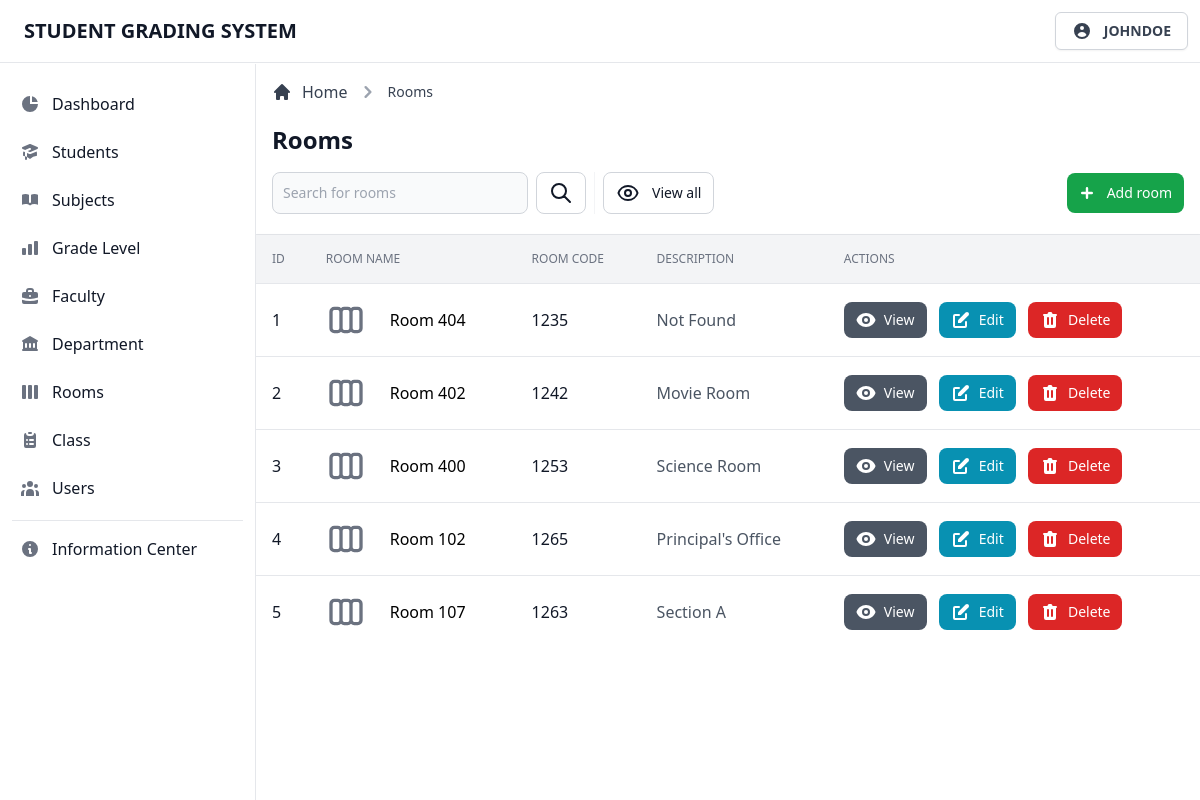
Screenshot of /admin/view/rooms.php (signed in) with the database file from the repository.
### tables this page shows
CREATE TABLE `tblrooms` (
  `room_id` int(11) NOT NULL,
  `room_code` int(11) NOT NULL,
  `room_name` varchar(255) NOT NULL,
  `room_desc` varchar(255) DEFAULT NULL
);

### admin/database/database.classes.php (called while the page is built)
<?php
class Dbh
{
  private $hostname = 'localhost';
  private $username = 'root';
  private $password = '';
  private $dbname = 'dbgradingsystem';
  public function connect()
  {
    try {
      $dbh = new PDO('mysql:host=' . $this->hostname . ';dbname=' . $this->dbname, $this->username, $this->password);
      return $dbh;
    } catch (PDOException $e) {
      print "Error!: " . $e->getMessage() . "<br>";
      die();
    }
  }
}

### admin/classes/display-data.classes.php (called while the page is built, shortened)
<?php
class DisplayRooms extends Dbh
{
  protected function getRooms()
  {
    $sql = 'SELECT * FROM tblrooms;';
    $stmt = $this->connect()->query($sql);
    $result = 0;
    if (!$stmt) {
      $stmt = null;
      header('Location: ../view/rooms.php?error=stmtfailed');
      exit;
    } else {
      while ($row = $stmt->fetchAll(PDO::FETCH_ASSOC)) {
        $result = $row;
      }
      return $result;
    }
    return $result;
  }
}

### admin/controller/display-data.contr.php (called while the page is built, shortened)
<?php
class DisplayRoomsContr extends DisplayRooms
{
  public function fetchData()
  {
    $result = $this->getRooms();
    return $result;
  }
}

### admin/page/rooms/rooms-table.php (the view, shortened to what this page needs)
<div class="flex flex-col min-w-full overflow-hidden overflow-x-auto align-middle shadow">
  <table class="min-w-full divide-y divide-gray-200 table-fixed">
    <thead class="bg-gray-100">
      <tr>
        <th scope="col" class="p-4 text-xs font-medium text-left text-gray-500 uppercase">
          ID
        </th>
        <th scope="col" class="p-4 text-xs font-medium text-left text-gray-500 uppercase">
          Room Name
        </th>
        <th scope="col" class="p-4 text-xs font-medium text-left text-gray-500 uppercase">
          Room Code
        </th>
        <th scope="col" class="p-4 text-xs font-medium text-left text-gray-500 uppercase">
          Description
        </th>
        <th scope="col" class="p-4 text-xs font-medium text-left text-gray-500 uppercase">
          Actions
        </th>
      </tr>
    </thead>
    <tbody class="bg-white divide-y divide-gray-200">
      <?php foreach ($result as $data) : ?>
        <tr class="hover:bg-gray-100 group">
          <td class="p-4 text-base font-normal text-gray-900 whitespace-nowrap">
            <div class="flex items-center">
              <?= $data['room_id']; ?>
            </div>
          </td>
          <td class="flex items-center p-4 mr-12 space-x-6 whitespace-nowrap lg:mr-0">
            <div class="flex items-center capitalize">
              <?= $data['room_name']; ?>
            </div>
          </td>
          <td class="p-4 text-base font-normal text-gray-900 whitespace-nowrap">
            <div class="flex items-center">
              <?= $data['room_code']; ?>
            </div>
          </td>
          <td class="p-4 text-base font-normal text-gray-600 whitespace-nowrap">
            <div class="flex items-center capitalize">
              <?= $data['room_desc']; ?>
            </div>
          </td>
          <td class="p-4 space-x-2 whitespace-nowrap">
            <button type="button" data-view-button data-code="<?= $data['room_code']; ?>" data-name="<?= $data['room_name']; ?>" data-desc="<?= $data['room_desc']; ?>" class="inline-flex items-center px-3 py-2 text-sm font-medium text-center text-white bg-gray-600 rounded-lg hover:bg-gray-700 focus:ring-4 focus:ring-gray-200">
              View
            </button>
            <button type="button" data-edit-button data-id="<?= $data['room_id']; ?>" data-code="<?= $data['room_code']; ?>" data-name="<?= $data['room_name']; ?>" data-desc="<?= $data['room_desc']; ?>" class="inline-flex items-center px-3 py-2 text-sm font-medium text-center text-white rounded-lg bg-cyan-600 hover:bg-cyan-700 focus:ring-4 focus:ring-cyan-200">
              Edit
            </button>
            <button type="button" data-id="<?= $data['room_id']; ?>" data-delete-button class="inline-flex items-center px-3 py-2 text-sm font-medium text-center text-white bg-red-600 rounded-lg hover:bg-red-800 focus:ring-4 focus:ring-red-300">
              Delete
            </button>
          </td>
        </tr>
      <?php endforeach; ?>
    </tbody>
  </table>
</div>

### admin/view/rooms.php (shortened to what this page needs)
<?php
$user = $_SESSION['useruid'];
include_once '../database/database.classes.php';
include_once '../classes/display-data.classes.php';
include_once '../controller/display-data.contr.php';
$display = new DisplayRoomsContr;
$page = $search = $table = $breadcrumb1 = $link = 'rooms';
$btn = $modal = 'room';
$searchlink = 'rooms.php';
$breadcrumblink = '#';
?>
<!DOCTYPE html>
<html lang="en">
<head>
  <link rel="stylesheet" href="../../app/css/tailwind.css">
</head>
<body>
  <?php include_once '../templates/navbar.php'; ?>
  <div class="flex pt-16 overflow-hidden bg-white">
    <?php include_once '../templates/sidebar.php'; ?>
    <div id="main-content" class="relative w-full h-full ml-64 overflow-y-auto bg-gray-50">
      <main>
        <?php
        include_once '../templates/header.php';
        include_once '../includes/display-data.inc.php';
        ?>
      </main>
    </div>
  </div>
</body>
</html>

### admin/templates/navbar.php (shortened to what this page needs)
<header class="fixed z-30 w-full bg-white border-b border-gray-200">
  <nav class="flex items-center justify-between p-3">
    <div class="flex items-center justify-start">
      <a href="#" class="ml-3 text-xl font-bold text-gray-900 uppercase transition duration-75">Student Grading System</a>
    </div>
    <div class="relative text-left group">
      <button type="button" class="flex items-center justify-center w-full px-4 py-2 text-sm font-medium text-gray-700 bg-white border border-gray-300 rounded-md shadow-sm" id="menu-button" aria-expanded="true" aria-haspopup="true">
        <svg xmlns="http://www.w3.org/2000/svg" class="w-5 h-5" viewBox="0 0 20 20" fill="currentColor">
          <path fill-rule="evenodd" d="M18 10a8 8 0 11-16 0 8 8 0 0116 0zm-6-3a2 2 0 11-4 0 2 2 0 014 0zm-2 4a5 5 0 00-4.546 2.916A5.986 5.986 0 0010 16a5.986 5.986 0 004.546-2.084A5 5 0 0010 11z" clip-rule="evenodd" />
        </svg>
        <span class="flex-1 ml-3 font-semibold uppercase whitespace-nowrap"><?= $user; ?></span>
      </button>
    </div>
  </nav>
</header>

### admin/templates/sidebar.php (shortened to what this page needs)
<aside id="sidebar" class="fixed top-0 left-0 z-20 flex flex-col flex-shrink-0 w-64 h-full pt-16" aria-label="Sidebar">
  <div class="relative flex flex-col flex-1 min-h-0 pt-0 bg-white border-r border-gray-200">
    <div class="flex flex-col flex-1 pt-5 pb-4 overflow-y-auto">
      <div class="flex-1 px-3 space-y-1 bg-white divide-y">
        <ul class="pb-2 space-y-2">
          <li>
            <a href="../view/dashboard.php" class="flex items-center p-2 text-base font-normal text-gray-900 rounded-lg hover:bg-gray-100 group ">
              <svg xmlns="http://www.w3.org/2000/svg" class="w-5 h-5 text-gray-500 transition duration-75 group-hover:text-gray-900" viewBox="0 0 20 20" fill="currentColor">
                <path d="M2 10a8 8 0 018-8v8h8a8 8 0 11-16 0z" />
                <path d="M12 2.252A8.014 8.014 0 0117.748 8H12V2.252z" />
              </svg>
              <span class="flex-1 ml-3 whitespace-nowrap">Dashboard</span>
            </a>
          </li>
          <li>
            <a href="../view/students.php" class="flex items-center p-2 text-base font-normal text-gray-900 rounded-lg hover:bg-gray-100 group ">
              <span class="flex-1 ml-3 whitespace-nowrap">Students</span>
            </a>
          </li>
          <li>
            <a href="../view/subjects.php" class="flex items-center p-2 text-base font-normal text-gray-900 rounded-lg hover:bg-gray-100 group ">
              <span class="flex-1 ml-3 whitespace-nowrap">Subjects</span>
            </a>
          </li>
          <li>
            <a href="../view/grade-level.php" class="flex items-center p-2 text-base font-normal text-gray-900 rounded-lg hover:bg-gray-100 group ">
              <span class="flex-1 ml-3 whitespace-nowrap">Grade Level</span>
            </a>
          </li>
          <li>
            <a href="../view/faculty.php" class="flex items-center p-2 text-base font-normal text-gray-900 rounded-lg hover:bg-gray-100 group ">
              <span class="flex-1 ml-3 whitespace-nowrap">Faculty</span>
            </a>
          </li>
          <li>
            <a href="../view/department.php" class="flex items-center p-2 text-base font-normal text-gray-900 rounded-lg hover:bg-gray-100 group ">
              <span class="flex-1 ml-3 whitespace-nowrap">Department</span>
            </a>
          </li>
          <li>
            <a href="../view/rooms.php" class="flex items-center p-2 text-base font-normal text-gray-900 rounded-lg hover:bg-gray-100 group ">
              <span class="flex-1 ml-3 whitespace-nowrap">Rooms</span>
            </a>
          </li>
          <li>
            <a href="../view/class.php" class="flex items-center p-2 text-base font-normal text-gray-900 rounded-lg hover:bg-gray-100 group ">
              <span class="flex-1 ml-3 whitespace-nowrap">Class</span>
            </a>
          </li>
          <li>
            <a href="../view/users.php" class="flex items-center p-2 text-base font-normal text-gray-900 rounded-lg hover:bg-gray-100 group ">
              <span class="flex-1 ml-3 whitespace-nowrap">Users</span>
            </a>
          </li>
        </ul>
        <div class="pt-2 space-y-2">
          <a href="#" class="flex items-center p-2 text-base font-normal text-gray-900 transition duration-75 rounded-lg hover:bg-gray-100 group">
            <span class="ml-3">Information Center</span>
          </a>
        </div>
      </div>
    </div>
  </div>
</aside>

### admin/templates/header.php (shortened to what this page needs)
<div class="items-center justify-between block p-4 bg-white border-b border-gray-200 sm:flex">
  <div class="w-full mb-1">
    <div class="mb-4">
      <nav class="flex mb-5" aria-label="Breadcrumb">
        <ol class="inline-flex items-center space-x-1 md:space-x-2">
          <li class="inline-flex items-center">
            <a href="../view/dashboard.php" class="inline-flex items-center text-gray-700 hover:text-gray-900">
              <svg class="w-5 h-5 mr-2.5" fill="currentColor" viewBox="0 0 20 20" xmlns="http://www.w3.org/2000/svg">
                <path d="M10.707 2.293a1 1 0 00-1.414 0l-7 7a1 1 0 001.414 1.414L4 10.414V17a1 1 0 001 1h2a1 1 0 001-1v-2a1 1 0 011-1h2a1 1 0 011 1v2a1 1 0 001 1h2a1 1 0 001-1v-6.586l.293.293a1 1 0 001.414-1.414l-7-7z"></path>
              </svg>
              Home
            </a>
          </li>
          <li>
            <div class="flex items-center">
              <svg class="w-6 h-6 text-gray-400" fill="currentColor" viewBox="0 0 20 20" xmlns="http://www.w3.org/2000/svg">
                <path fill-rule="evenodd" d="M7.293 14.707a1 1 0 010-1.414L10.586 10 7.293 6.707a1 1 0 011.414-1.414l4 4a1 1 0 010 1.414l-4 4a1 1 0 01-1.414 0z" clip-rule="evenodd"></path>
              </svg>
              <a href="<?= $breadcrumblink; ?>" class="ml-1 text-sm font-medium text-gray-700 capitalize hover:text-gray-900 md:ml-2"><?= $breadcrumb1; ?></a>
            </div>
          </li>
        </ol>
      </nav>
      <h1 class="text-xl font-semibold text-gray-900 capitalize sm:text-2xl"><?= $page; ?></h1>
    </div>
    <div class="sm:flex">
      <div class="items-center hidden mb-3 sm:flex sm:divide-x sm:divide-gray-100 sm:mb-0">
        <form class="flex lg:pr-2" action="#" method="get">
          <div class="relative mr-2 lg:w-64 xl:w-96">
            <input type="text" name="search" class="bg-gray-50 border border-gray-300 text-gray-900 focus:outline-none sm:text-sm rounded-lg focus:ring-gray-200 focus:ring-4 block w-full p-2.5" placeholder="Search for <?= $search ?>" required>
          </div>
          <button type="submit" class="inline-flex items-center justify-center w-1/2 px-3 py-2 text-sm font-medium text-center text-gray-900 bg-white border border-gray-300 rounded-lg hover:bg-gray-100 focus:ring-4 focus:ring-gray-200 sm:w-auto">
            <svg xmlns="http://www.w3.org/2000/svg" class="w-6 h-6" fill="none" viewBox="0 0 24 24" stroke="currentColor">
              <path stroke-linecap="round" stroke-linejoin="round" stroke-width="2" d="M21 21l-6-6m2-5a7 7 0 11-14 0 7 7 0 0114 0z" />
            </svg>
          </button>
        </form>
        <div class="flex pl-0 mt-3 space-x-1 sm:pl-2 sm:mt-0">
          <a href="<?= $searchlink ?>" class="inline-flex items-center justify-center w-1/2 px-3 py-2 text-sm font-medium text-center text-gray-900 bg-white border border-gray-300 rounded-lg hover:bg-gray-100 focus:ring-4 focus:ring-gray-200 sm:w-auto">
            <span>View all</span>
          </a>
        </div>
      </div>
      <div class="flex items-center ml-auto space-x-2 sm:space-x-3">
        <button type="button" data-add-button class="inline-flex items-center justify-center w-1/2 px-3 py-2 text-sm font-medium text-center text-white bg-green-600 rounded-lg hover:bg-green-700 focus:ring-4 focus:ring-green-500 focus:ring-opacity-50 sm:w-auto">
          <svg class="w-6 h-6 mr-2 -ml-1" fill="currentColor" viewBox="0 0 20 20" xmlns="http://www.w3.org/2000/svg">
            <path fill-rule="evenodd" d="M10 5a1 1 0 011 1v3h3a1 1 0 110 2h-3v3a1 1 0 11-2 0v-3H6a1 1 0 110-2h3V6a1 1 0 011-1z" clip-rule="evenodd"></path>
          </svg>
          <span>Add <?= $btn; ?></span>
        </button>
      </div>
    </div>
  </div>
</div>

### admin/includes/display-data.inc.php (shortened to what this page needs)
<?php
$result = $display->fetchData();
if (!empty($result)) {
  include_once '../page/' . $table . ' /' . $table . '-table.php';
}

### rows the page displays
tblrooms: room_id "1", room_name "Room 404", room_code "1235", room_desc "Not Found"
tblrooms: room_id "2", room_name "Room 402", room_code "1242", room_desc "Movie Room"
tblrooms: room_id "3", room_name "Room 400", room_code "1253", room_desc "Science Room"
tblrooms: room_id "4", room_name "Room 102", room_code "1265", room_desc "Principal's Office"
tblrooms: room_id "5", room_name "Room 107", room_code "1263", room_desc "Section A"

### other values shown
$user "JOHNDOE"
$breadcrumb1 "Rooms"
$page "Rooms"
$btn "room"
